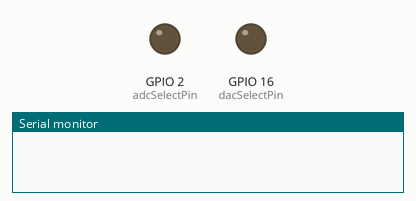
Recording of a program running on a simulated ESP32. On the bench: output pins drawn as LEDs (lit = HIGH), the last lines printed to the serial monitor.

Above: at 0.0 s.
At 0.6 s:
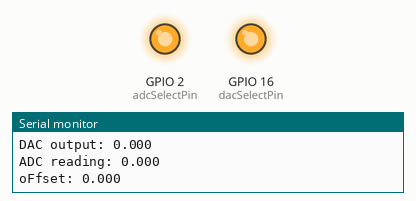
Timing chart, 0 to 2.1 s (numbered marks = the images above):
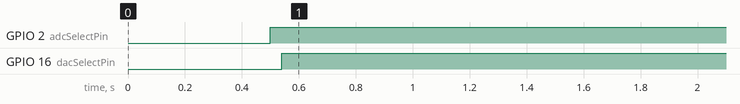

The program:

main.cpp
```cpp
//hardware: connect either VDS_RAW or one of the VGS_RAW to VMEAS for this test, depending on which channel is being tested
//Probe voltages and compare with expected voltages
//DAC channels:
//  0: VGS2_RAW
//  1: VGS1_RAW
//  2: VGS3_RAW
//  3: VDS_RAW
//  4: VGS4_RAW
//  5: VGS6_RAW
//  6: VGS5_RAW

#include <Arduino.h>
#include <SPI.h>

//uninitalised pointers to SPI objects
SPIClass * vspi = NULL;

static const unsigned long spiClk = 4000000;

const int dacSelectPin = 16;
const int adcSelectPin = 2;

void setupDac();
void writeDac(unsigned int chan, unsigned int val);
float readAdc();


void setup() {
  vspi = new SPIClass(VSPI);
  vspi->begin();

  Serial.begin(115200); //begin serial comms
  delay(500); //wait a bit (100 ms)

  pinMode(dacSelectPin, OUTPUT);
  pinMode(adcSelectPin, OUTPUT);
  digitalWrite(dacSelectPin, HIGH);
  digitalWrite(adcSelectPin, HIGH);

  setupDac();
}

void loop() {
  for (int i = 0; i <= 10; i++) {

    for (int j = 0; j <= 6; j++) {
      writeDac(j, i*400);
    }
    Serial.println();
    Serial.print("DAC output: ");
    float out = (i*400.0)/4096.0*2.0;
    Serial.println(out, 3);

    Serial.print("ADC reading: ");
    float read = readAdc()/4096.0*2.0;
    Serial.println(read, 3);

    Serial.print("oFfset: ");
    float offset = read - out;
    Serial.println(offset, 3);
    delay(4000);
  }

}

//Note: The DAC (AD5328) operates in SPI Mode 1 (data is sampled on the falling edge of the clock)
void setupDac() {
  vspi->beginTransaction(SPISettings(spiClk, MSBFIRST, SPI_MODE1));
  digitalWrite(dacSelectPin, LOW);
  vspi->transfer16(0b1 << 15);   //set up DAC with gain of 1, unbuffered on all channels
  digitalWrite(dacSelectPin, HIGH);
  vspi->endTransaction();


  vspi->beginTransaction(SPISettings(spiClk, MSBFIRST, SPI_MODE1));
  digitalWrite(dacSelectPin, LOW);
  vspi->transfer16(0b1010000000000000);   //set up DAC with with LDAC low, DAC registers update continuously
  digitalWrite(dacSelectPin, HIGH);
  vspi->endTransaction();

}

//Note: The DAC (AD5328) operates in SPI Mode 1 (data is sampled on the falling edge of the clock)
void writeDac(unsigned int chan, unsigned int val) {
  vspi->beginTransaction(SPISettings(spiClk, MSBFIRST, SPI_MODE1));
  digitalWrite(dacSelectPin, LOW);
  vspi->transfer16(((0b111 & chan) << 12) + val);   //bits 14 through 12 for channel select, lower 12 bits for DAC data
  digitalWrite(dacSelectPin, HIGH);
  vspi->endTransaction();
}

//Note: The ADC (AD7274) operates in SPI Mode 0 (data is sampled on the rising edge of the clock)
float readAdc() {
  word adc_stream;
  vspi->beginTransaction(SPISettings(spiClk, MSBFIRST, SPI_MODE0));
  digitalWrite(adcSelectPin, LOW);
  adc_stream = vspi->transfer16(0);   //read ADC data
  digitalWrite(adcSelectPin, HIGH);
  vspi->endTransaction();
  //Serial.print("ADC stream: ");
  //Serial.println(adc_stream, BIN);
  return (~(0b11 << 14) & adc_stream) >> 2;   //ignore the first two bits and the last two bits of the adc data
}
```

Measured:
- by itself, GPIO 2 (adcSelectPin): LOW → HIGH at 0.50 s
- by itself, GPIO 16 (dacSelectPin): LOW → HIGH at 0.54 s
